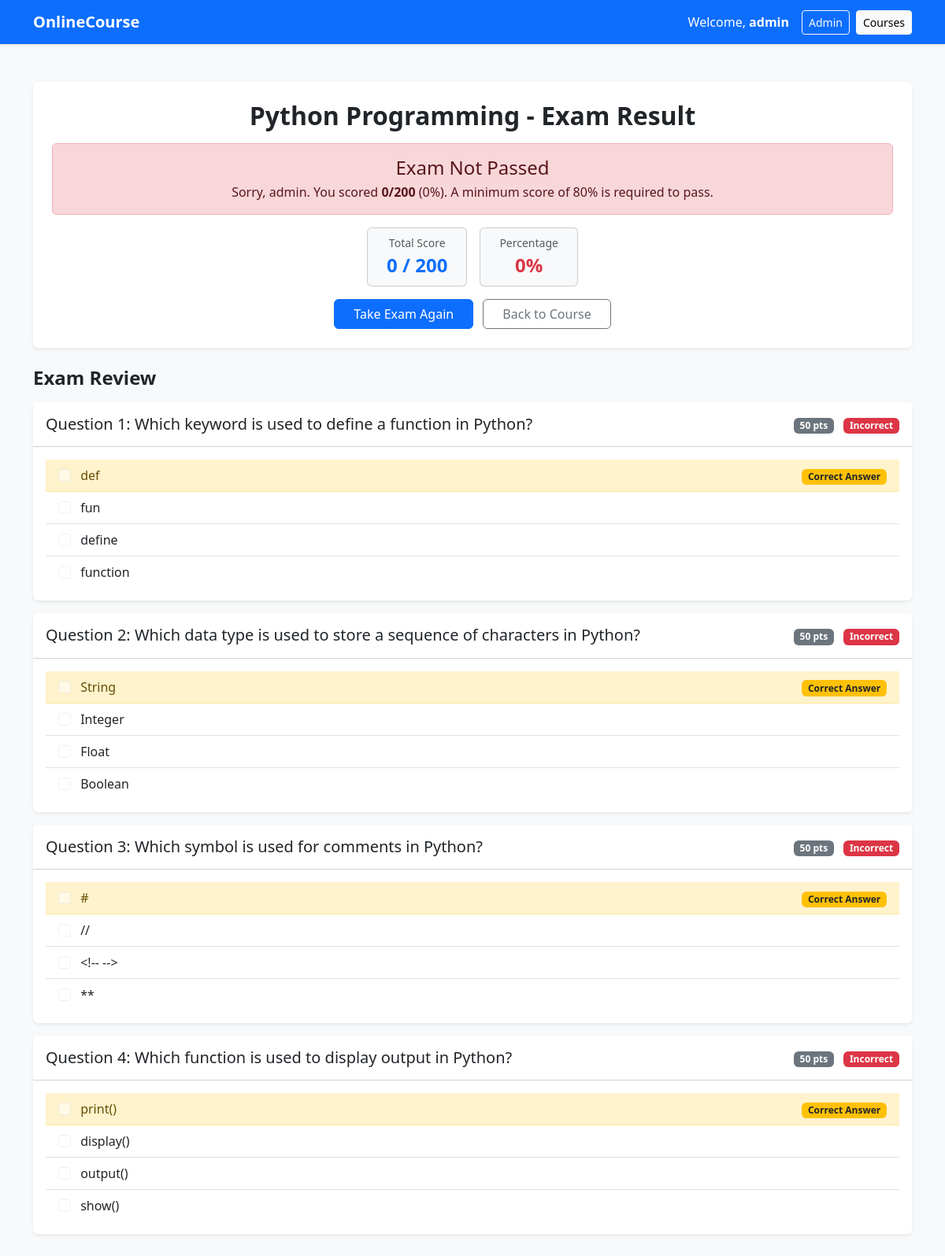
Page /course/1/submission/1/result/ (signed in) on the committed database.
### onlinecourse/models.py (models this page shows, shortened)
class Course(models.Model):
    name = models.CharField(max_length=200)
    description = models.TextField(blank=True)

class Question(models.Model):
    course = models.ForeignKey(Course, on_delete=models.CASCADE, null=True, blank=True)
    lesson = models.ForeignKey(Lesson, on_delete=models.CASCADE, related_name="questions", null=True, blank=True)
    question_text = models.CharField(max_length=500)
    grade = models.IntegerField(default=50)
    @property
    def content(self):
        return self.question_text
    def is_get_score(self, selected_ids=None):
        if selected_ids is None:
            selected_ids = []
        choices_mgr = getattr(self, 'choices', None) or getattr(self, 'choice_set', None)
        all_answers = choices_mgr.filter(is_correct=True).count()
        selected_correct = choices_mgr.filter(is_correct=True, id__in=selected_ids).count()
        if all_answers > 0 and all_answers == selected_correct:
            return True
        return False

class Choice(models.Model):
    question = models.ForeignKey(Question, on_delete=models.CASCADE, related_name="choices")
    choice_text = models.CharField(max_length=300)
    is_correct = models.BooleanField(default=False)
    @property
    def content(self):
        return self.choice_text

### onlinecourse/views.py (the view, shortened to what this page needs)
# urls.py: path("course/<int:course_id>/submission/<int:submission_id>/result/", views.show_exam_result, name="show_exam_result"),
@login_required
def show_exam_result(request, course_id, submission_id=None):
    course = Course.objects.filter(id=course_id).first()
    if not course:
        lesson = get_object_or_404(Lesson, id=course_id)
        course = lesson.course
    if submission_id:
        submission = get_object_or_404(Submission, id=submission_id)
    selected_choices = submission.choices.all() if submission else Choice.objects.none()
    selected_ids = list(selected_choices.values_list("id", flat=True))
    questions = Question.objects.filter(course=course).prefetch_related("choices")
    if not questions.exists():
        questions = Question.objects.filter(lesson__course=course).prefetch_related("choices")
    total_score = 0
    possible_score = 0
    question_results = []
    for question in questions:
        possible_score += question.grade
        is_correct = question.is_get_score(selected_ids)
        if is_correct:
            total_score += question.grade
        question_results.append({
            "question": question,
            "is_correct": is_correct,
            "choices": question.choices.all(),
        })
    grade = int((total_score / possible_score) * 100) if possible_score > 0 else 0
    passed = grade >= 80 or (possible_score > 0 and total_score == possible_score)
    context = {
        "course": course,
        "submission": submission,
        "total_score": total_score,
        "possible_score": possible_score,
        "grade": grade,
        "score": total_score,
        "total": possible_score,
        "choices": selected_choices,
        "questions": questions,
        "question_results": question_results,
        "passed": passed,
    }
    return render(request, "exam_result_bootstrap.html", context)

### templates/exam_result_bootstrap.html (shortened to what this page needs)
<!DOCTYPE html>
<html lang="en">
<head>
    <link
        href="https://cdn.jsdelivr.net/npm/bootstrap@5.3.3/dist/css/bootstrap.min.css"
        rel="stylesheet"
    >
</head>
<body class="bg-light">
<nav class="navbar navbar-expand-lg navbar-dark bg-primary shadow-sm">
    <div class="container">
        <a class="navbar-brand fw-bold" href="{% url 'course_list' %}">OnlineCourse</a>
        <div class="d-flex align-items-center">
            {% if user.is_authenticated %}
                <span class="text-white me-3">Welcome, <strong>{{ user.username }}</strong></span>
                <a href="/admin/" class="btn btn-sm btn-outline-light me-2">Admin</a>
            {% endif %}
            <a href="{% url 'course_list' %}" class="btn btn-sm btn-light">Courses</a>
        </div>
    </div>
</nav>
<div class="container my-5">
    <div class="card shadow-sm border-0 mb-4">
        <div class="card-body p-4 text-center">
            <h2 class="fw-bold mb-3">{{ course.name }} - Exam Result</h2>
            {% if passed %}
                <div class="alert alert-success py-3" role="alert">
                    <h4 class="alert-heading mb-1">🎉 Congratulations, {{ user.username }}!</h4>
                    <p class="mb-0">You have passed the exam and completed the course with score <strong>{{ total_score }}/{{ possible_score }}</strong> ({{ grade }}%).</p>
                </div>
            {% else %}
                <div class="alert alert-danger py-3" role="alert">
                    <h4 class="alert-heading mb-1">Exam Not Passed</h4>
                    <p class="mb-0">Sorry, {{ user.username }}. You scored <strong>{{ total_score }}/{{ possible_score }}</strong> ({{ grade }}%). A minimum score of 80% is required to pass.</p>
                </div>
            {% endif %}
            <div class="d-flex justify-content-center gap-3 my-3">
                <div class="card bg-body-tertiary px-4 py-2 text-center">
                    <small class="text-muted">Total Score</small>
                    <span class="fs-4 fw-bold text-primary">{{ total_score }} / {{ possible_score }}</span>
                </div>
                <div class="card bg-body-tertiary px-4 py-2 text-center">
                    <small class="text-muted">Percentage</small>
                    <span class="fs-4 fw-bold {% if passed %}text-success{% else %}text-danger{% endif %}">{{ grade }}%</span>
                </div>
            </div>
            <div class="mt-3">
                <a href="{% url 'exam' course.id %}" class="btn btn-primary px-4">Take Exam Again</a>
                <a href="{% url 'course_details' course.id %}" class="btn btn-outline-secondary px-4 ms-2">Back to Course</a>
            </div>
        </div>
    </div>
    <h4 class="fw-bold mb-3">Exam Review</h4>
    {% for res in question_results %}
    <div class="card mb-3 shadow-sm border-0">
        <div class="card-header bg-white d-flex justify-content-between align-items-center py-3">
            <h5 class="mb-0">
                Question {{ forloop.counter }}: {{ res.question.question_text }}
            </h5>
            <div>
                <span class="badge bg-secondary me-2">{{ res.question.grade }} pts</span>
                {% if res.is_correct %}
                    <span class="badge bg-success">Correct</span>
                {% else %}
                    <span class="badge bg-danger">Incorrect</span>
                {% endif %}
            </div>
        </div>
        <div class="card-body">
            <div class="list-group list-group-flush">
                {% for choice in res.choices %}
                <div class="list-group-item d-flex justify-content-between align-items-center
                    {% if choice in choices and choice.is_correct %}
                        list-group-item-success
                    {% elif choice in choices and not choice.is_correct %}
                        list-group-item-danger
                    {% elif choice.is_correct %}
                        list-group-item-warning
                    {% endif %}
                ">
                    <div>
                        <input class="form-check-input me-2" type="checkbox" disabled {% if choice in choices %}checked{% endif %}>
                        <span>{{ choice.choice_text }}</span>
                    </div>
                    <div>
                        {% if choice in choices and choice.is_correct %}
                            <span class="badge bg-success">Your Answer (Correct)</span>
                        {% elif choice in choices and not choice.is_correct %}
                            <span class="badge bg-danger">Your Answer (Incorrect)</span>
                        {% elif choice.is_correct %}
                            <span class="badge bg-warning text-dark">Correct Answer</span>
                        {% endif %}
                    </div>
                </div>
                {% endfor %}
            </div>
        </div>
    </div>
    {% endfor %}
</div>
</body>
</html>

### rows in the picture
Course: name "Python Programming"
Question: question.question_text "Which keyword is used to define a function in Python?", question.grade "50"
Choice: choice_text "def", is_correct "Correct Answer"
Choice: choice_text "fun"
Choice: choice_text "define"
Choice: choice_text "function"
Question: question.question_text "Which data type is used to store a sequence of characters in Python?", question.grade "50"
Choice: choice_text "String", is_correct "Correct Answer"
Choice: choice_text "Integer"
Choice: choice_text "Float"
Choice: choice_text "Boolean"
Question: question.question_text "Which symbol is used for comments in Python?", question.grade "50"
Choice: choice_text "#", is_correct "Correct Answer"
Choice: choice_text "//"
Choice: choice_text "<!-- -->"
Choice: choice_text "**"
Question: question.question_text "Which function is used to display output in Python?", question.grade "50"
Choice: choice_text "print()", is_correct "Correct Answer"
Choice: choice_text "display()"
Choice: choice_text "output()"
Choice: choice_text "show()"

### other values in the picture
{{ user.username }} "admin"
{{ total_score }} "0"
{{ possible_score }} "200"
{{ grade }} "0"
